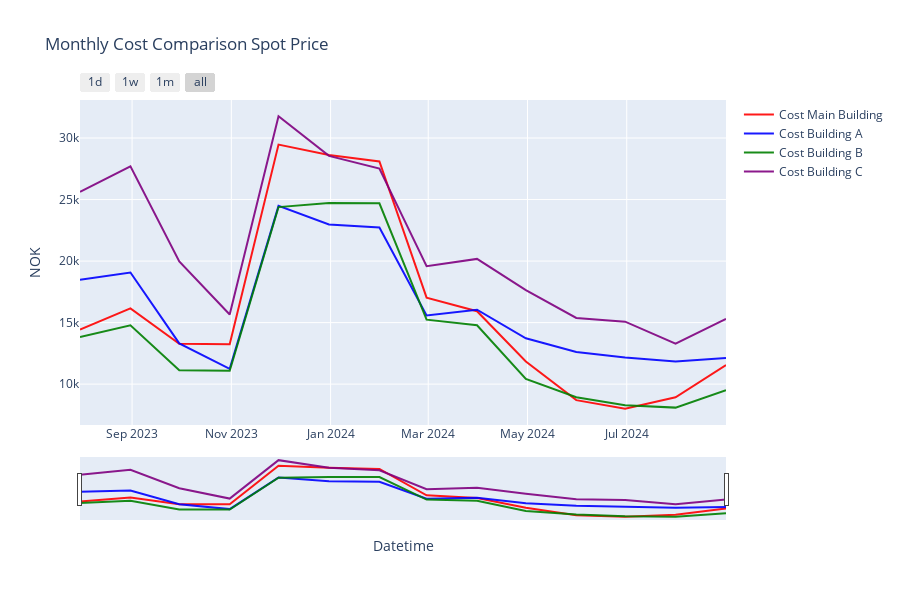

This figure's notebook cell:
### Markdown cell above
3.  Monthly Cost

### Code cell
monthly_grouped = merged_df.groupby(pd.Grouper(freq='ME')).sum().reset_index()
monthly_grouped=monthly_grouped.drop(monthly_grouped.index[-1])
plot_cols_all =[
    ColumnParam("Cost_Net_Of_Sun", "Cost Main Building"),
    ColumnParam("Cost A", "Cost Building A"),
    ColumnParam("Cost B", "Cost Building B"),
    ColumnParam("Cost C", "Cost Building C"),
]


plot_energy_usage(monthly_grouped, plot_cols_all,
                    titel="Monthly Cost Comparison Spot Price",
                    yaxis_title="NOK",
                    tozeroy=False,
                    dark_mode=True,
                    )

### Figure 1 — Plotly figure (JSON) as saved in the notebook; plotly's stock layout.template omitted (floating-point values rounded to 4 significant figures)
{"data": [{"line": {"color": "rgba(255, 0, 0, 0.9)"}, "mode": "lines", "name": "Cost Main Building", "type": "scatter", "x": ["2023-07-31T00:00:00", "2023-08-31T00:00:00", "2023-09-30T00:00:00", "2023-10-31T00:00:00", "2023-11-30T00:00:00", "2023-12-31T00:00:00", "2024-01-31T00:00:00", "2024-02-29T00:00:00", "2024-03-31T00:00:00", "2024-04-30T00:00:00", "2024-05-31T00:00:00", "2024-06-30T00:00:00", "2024-07-31T00:00:00", "2024-08-31T00:00:00"], "y": [14440.0, 16150.0, 13290.0, 13250.0, 29470.0, 28630.0, 28100.0, 17030.0, 15920.0, 11840.0, 8700.0, 7999.0, 8931.0, 11560.0]}, {"line": {"color": "rgba(0, 0, 255, 0.9)"}, "mode": "lines", "name": "Cost Building A", "type": "scatter", "x": ["2023-07-31T00:00:00", "2023-08-31T00:00:00", "2023-09-30T00:00:00", "2023-10-31T00:00:00", "2023-11-30T00:00:00", "2023-12-31T00:00:00", "2024-01-31T00:00:00", "2024-02-29T00:00:00", "2024-03-31T00:00:00", "2024-04-30T00:00:00", "2024-05-31T00:00:00", "2024-06-30T00:00:00", "2024-07-31T00:00:00", "2024-08-31T00:00:00"], "y": [18490.0, 19070.0, 13310.0, 11240.0, 24490.0, 22970.0, 22740.0, 15580.0, 16040.0, 13720.0, 12620.0, 12160.0, 11830.0, 12130.0]}, {"line": {"color": "rgba(0, 128, 0, 0.9)"}, "mode": "lines", "name": "Cost Building B", "type": "scatter", "x": ["2023-07-31T00:00:00", "2023-08-31T00:00:00", "2023-09-30T00:00:00", "2023-10-31T00:00:00", "2023-11-30T00:00:00", "2023-12-31T00:00:00", "2024-01-31T00:00:00", "2024-02-29T00:00:00", "2024-03-31T00:00:00", "2024-04-30T00:00:00", "2024-05-31T00:00:00", "2024-06-30T00:00:00", "2024-07-31T00:00:00", "2024-08-31T00:00:00"], "y": [13830.0, 14790.0, 11130.0, 11090.0, 24390.0, 24730.0, 24690.0, 15240.0, 14780.0, 10420.0, 8934.0, 8279.0, 8090.0, 9499.0]}, {"line": {"color": "rgba(128, 0, 128, 0.9)"}, "mode": "lines", "name": "Cost Building C", "type": "scatter", "x": ["2023-07-31T00:00:00", "2023-08-31T00:00:00", "2023-09-30T00:00:00", "2023-10-31T00:00:00", "2023-11-30T00:00:00", "2023-12-31T00:00:00", "2024-01-31T00:00:00", "2024-02-29T00:00:00", "2024-03-31T00:00:00", "2024-04-30T00:00:00", "2024-05-31T00:00:00", "2024-06-30T00:00:00", "2024-07-31T00:00:00", "2024-08-31T00:00:00"], "y": [25630.0, 27700.0, 19970.0, 15660.0, 31770.0, 28550.0, 27520.0, 19590.0, 20180.0, 17650.0, 15380.0, 15070.0, 13300.0, 15290.0]}], "layout": {"height": 600, "hovermode": "x unified", "showlegend": true, "title": {"text": "Monthly Cost Comparison Spot Price"}, "xaxis": {"rangeselector": {"buttons": [{"count": 1, "label": "1d", "step": "day", "stepmode": "backward"}, {"count": 7, "label": "1w", "step": "day", "stepmode": "backward"}, {"count": 1, "label": "1m", "step": "month", "stepmode": "backward"}, {"step": "all"}]}, "rangeslider": {"visible": true}, "title": {"text": "Datetime"}, "type": "date"}, "yaxis": {"title": {"text": "NOK"}}}}
